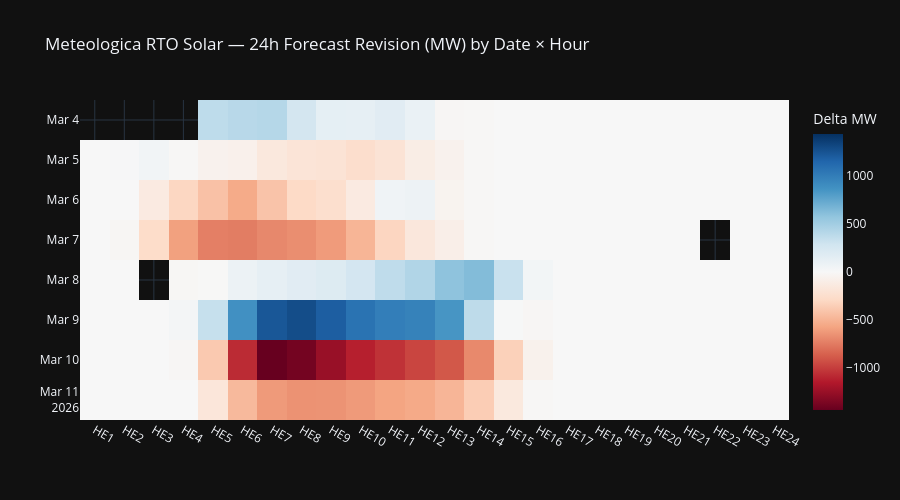

The notebook cell this image was saved under:
### Code cell
# Heatmap: 24h delta across all dates x hours
pivot_24h = df.pivot_table(
    index="forecast_date", columns="hour_ending", values="delta_24h",
)

fig = px.imshow(
    pivot_24h.values,
    x=[f"HE{int(c)}" for c in pivot_24h.columns],
    y=[str(d) for d in pivot_24h.index],
    color_continuous_scale="RdBu",
    color_continuous_midpoint=0,
    aspect="auto",
    title="Meteologica RTO Solar — 24h Forecast Revision (MW) by Date × Hour",
    labels={"color": "Delta MW"},
    template="plotly_dark",
)
fig.update_layout(height=500)
fig.show()

### Figure 1 — Plotly figure (JSON) as saved in the notebook; plotly's stock layout.template omitted (floating-point values rounded to 4 significant figures; data arrays with more than 128 entries replaced by an {"elided": "..."} marker saying what was removed)
{"data": [{"coloraxis": "coloraxis", "hovertemplate": "x: %{x}<br>y: %{y}<br>Delta MW: %{z}<extra></extra>", "name": "0", "type": "heatmap", "x": ["HE1", "HE2", "HE3", "HE4", "HE5", "HE6", "HE7", "HE8", "HE9", "HE10", "HE11", "HE12", "HE13", "HE14", "HE15", "HE16", "HE17", "HE18", "HE19", "HE20", "HE21", "HE22", "HE23", "HE24"], "xaxis": "x", "y": ["2026-03-04", "2026-03-05", "2026-03-06", "2026-03-07", "2026-03-08", "2026-03-09", "2026-03-10", "2026-03-11"], "yaxis": "y", "z": {"elided": "8x24 float values"}}], "layout": {"coloraxis": {"cmid": 0, "colorbar": {"title": {"text": "Delta MW"}}, "colorscale": [[0, "rgb(103,0,31)"], [0.1, "rgb(178,24,43)"], [0.2, "rgb(214,96,77)"], [0.3, "rgb(244,165,130)"], [0.4, "rgb(253,219,199)"], [0.5, "rgb(247,247,247)"], [0.6, "rgb(209,229,240)"], [0.7, "rgb(146,197,222)"], [0.8, "rgb(67,147,195)"], [0.9, "rgb(33,102,172)"], [1, "rgb(5,48,97)"]]}, "height": 500, "title": {"text": "Meteologica RTO Solar — 24h Forecast Revision (MW) by Date × Hour"}, "xaxis": {"anchor": "y", "domain": [0, 1]}, "yaxis": {"anchor": "x", "autorange": "reversed", "domain": [0, 1]}}}
